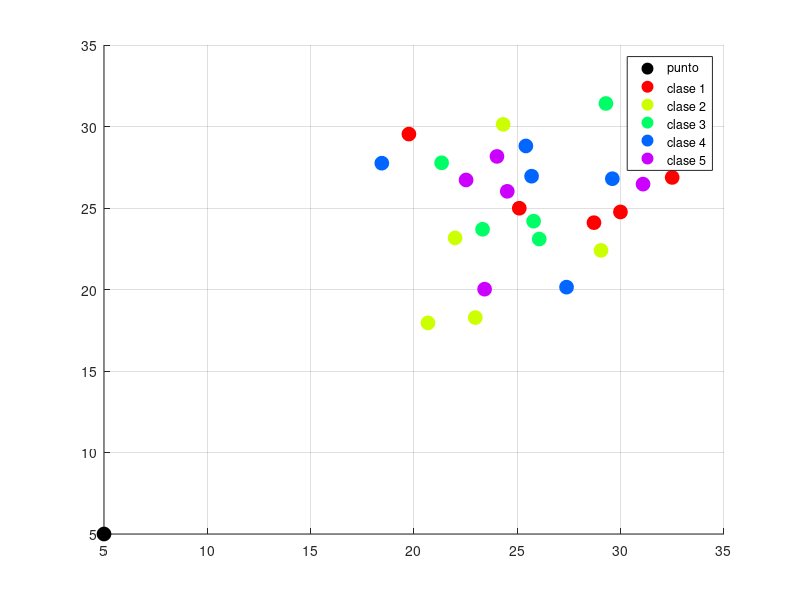

This chart was generated by the following MATLAB code:
clc             % limpiar pantalla
clear all       % limpiar todo
close all       % cierra todo
warning off all % sin advertencias
%programa para generar n clases, con m representantes cada una
%generando clases de datos

fprintf('-------------------------------------\n')
fprintf('    PROGRAMA GENERADOR DE CLASES     \n')
fprintf('-------------------------------------\n')
fprintf('Ingresa las coordenadas del vector a analizar\n')
vx = input('x = ');
vy = input('y = ');
vector=[vx;vy];
n_clases = input('Dame el numero de clases: ');

grid on
hold on

plot(vector(1,:),vector(2,:),'ko','MarkerSize',10,'MarkerFaceColor','k','DisplayName','punto')

vec_dist = [];
cmap = hsv(n_clases);
for a = 1:n_clases
    fprintf('-------------------------------------\n')
    fprintf('               clase %d               \n',a)
    fprintf('-------------------------------------\n')
    fprintf('Ingresa las coordenadas\n')
    x = input('x = ');
    y = input('y = ');
    n = input('Ingresa el numero de representantes : ');
    d = input('Ingresa el numero de dispersion : ');
    c_x = ( randn(1,n) + x ) * d;
    c_y = ( randn(1,n) + y ) * d;

    %mostrar elementos
    txt = ['clase ',num2str(a)];
    plot(c_x(1,:),c_y(1,:),'o','MarkerSize',10,"Color",cmap(a,:),'MarkerFaceColor',cmap(a,:),'DisplayName',txt)

    %calcular distancia
    c=[c_x(:,:);c_y(:,:)];
    media=mean(c,2);
    vec_dist(a)=norm(media-vector);
end

legend

[minimo,index] = min(vec_dist);

fprintf('El vector pertenece a la clase%d\n',index)
